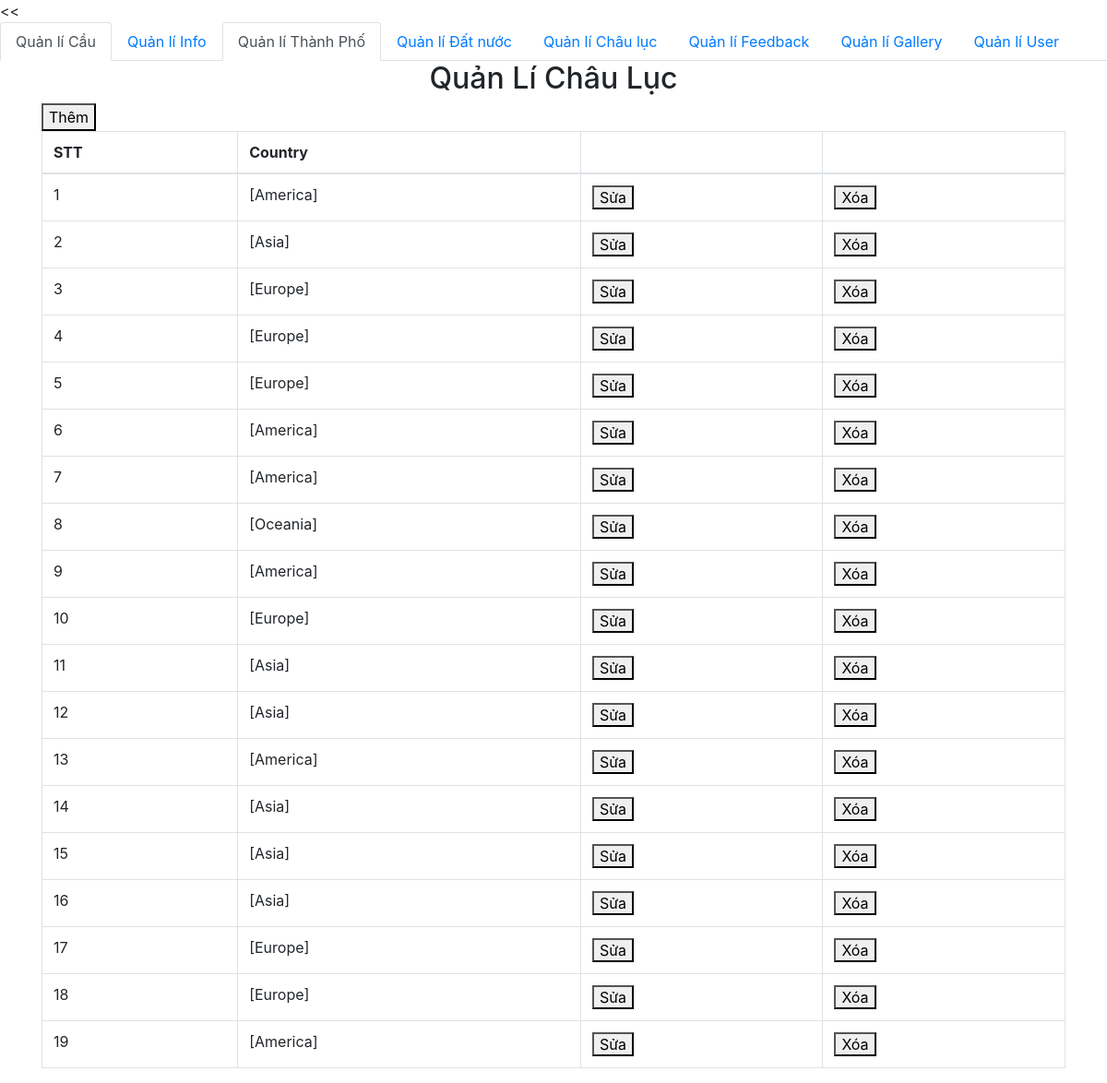
The app's page /admin/category/quanlichauluc.php with its own data.
### tables this page shows
CREATE TABLE `continents` (
  `id` int(11) NOT NULL,
  `name_continents` varchar(50) NOT NULL
);

### admin/db/dbhelper.php (called while the page is built, shortened)
<?php
require_once('config.php');
function queryResult($sql, $isSingle = false) {
	$conn = mysqli_connect(HOST, USERNAME, PASSWORD, DATABASE);
	mysqli_set_charset($conn, 'utf8');
	$resultset = mysqli_query($conn, $sql);
	$data = [];
	while(($row = mysqli_fetch_array($resultset, 1)) != null) {
		$data[] = $row;
	}
	return $data;
}

### admin/category/quanlichauluc.php (the view, shortened to what this page needs)
<<?php
require_once ('../db/config.php');
require_once ('../db/dbhelper.php');
?>
<!DOCTYPE html>
<html>
<head>
	<link rel="stylesheet" href="https://maxcdn.bootstrapcdn.com/bootstrap/4.4.1/css/bootstrap.min.css">
</head>
<body>
		<ul class="nav nav-tabs">
	  <li class="nav-item">
	    <a class="nav-link active" href="index.php">Quản lí Cầu</a>
	  </li>
	  <li class="nav-item">
	    <a class="nav-link" href="information.php">Quản lí Info</a>
	  </li>
	  <li class="nav-item">
	    <a class="nav-link active" href="quanlithanhpho.php">Quản lí Thành Phố</a>
	  </li>
	  <li class="nav-item">
	    <a class="nav-link" href="quanlidatnuoc.php">Quản lí Đất nước</a>
	  </li>
	  <li class="nav-item">
	    <a class="nav-link" href="#">Quản lí Châu lục</a>
	  </li>
	  <li class="nav-item">
	    <a class="nav-link" href="feedbacklist.php">Quản lí Feedback</a>
	  </li>
	  <li class="nav-item">
	    <a class="nav-link" href="#">Quản lí Gallery</a>
	  </li>
	  <li class="nav-item">
	    <a class="nav-link" href="user.php">Quản lí User</a>
	  </li>
	 	</ul>
	<div class="container">
		<div class="panel panel-primary">
			<div class="panel-heading">
				<h2 class="text-center">Quản Lí Châu Lục</h2>
			</div>
			<div class="panel-body">
				<a href="add.php">
					<button class="bth bth-success">Thêm</button>
				</a>
				<table class="table table-bordered table-hover">
					<thead>
						<tr>
							<th>STT</th>
							<th>Country</th>
							<th></th>
							<th></th>
						</tr>
					</thead>
					<tbody>
<?php
$sql = 'select * from continents';
$continentsList = queryResult($sql);
$index = 1;
foreach ($continentsList as $item){
	echo '<tr>
			<td>'.($index++).'</td>
			<td>'.$item['name_continents'].'</td>
			<td>
			<a href="add.php?id='.$item['id'].'"><button class="bth bth-warning">Sửa</button></a>
			</td>
			<td>
			<button class="bth bth-danger" onclick=deleteCategory('.$item['id'].') >Xóa</button>
			</td>
		</tr>';
}
?>
					</tbody>
				</table>
			</div>
		</div>
	</div>
</body>
</html>

### records on screen
continents: name_continents "[America]"
continents: name_continents "[Asia]"
continents: name_continents "[Europe]"
continents: name_continents "[Europe]"
continents: name_continents "[Europe]"
continents: name_continents "[America]"
continents: name_continents "[America]"
continents: name_continents "[Oceania]"
continents: name_continents "[America]"
continents: name_continents "[Europe]"
continents: name_continents "[Asia]"
continents: name_continents "[Asia]"
continents: name_continents "[America]"
continents: name_continents "[Asia]"
continents: name_continents "[Asia]"
continents: name_continents "[Asia]"
continents: name_continents "[Europe]"
continents: name_continents "[Europe]"
continents: name_continents "[America]"
